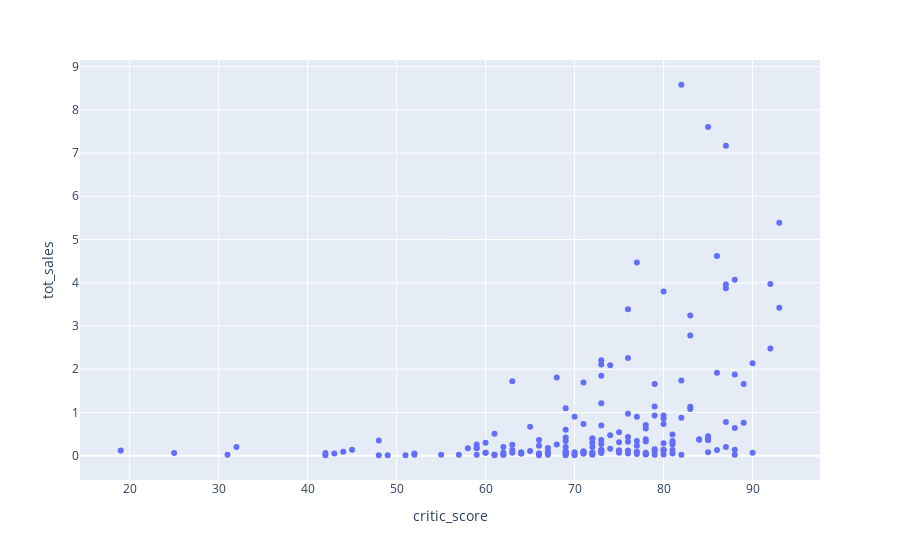

This figure's notebook cell:
### Code cell
px.scatter(PS4, x= 'critic_score', y = 'tot_sales')

### Figure 1 — Plotly figure (JSON) as saved in the notebook; plotly's stock layout.template omitted (floating-point values rounded to 4 significant figures; data arrays with more than 128 entries replaced by an {"elided": "..."} marker saying what was removed)
{"data": [{"hovertemplate": "critic_score=%{x}<br>tot_sales=%{y}<extra></extra>", "legendgroup": "", "marker": {"color": "#636efa", "symbol": "circle"}, "mode": "markers", "name": "", "orientation": "v", "showlegend": false, "type": "scatter", "x": {"elided": "182 int values"}, "xaxis": "x", "y": {"elided": "182 float values"}, "yaxis": "y"}], "layout": {"legend": {"tracegroupgap": 0}, "margin": {"t": 60}, "xaxis": {"anchor": "y", "domain": [0, 1], "title": {"text": "critic_score"}}, "yaxis": {"anchor": "x", "domain": [0, 1], "title": {"text": "tot_sales"}}}}
